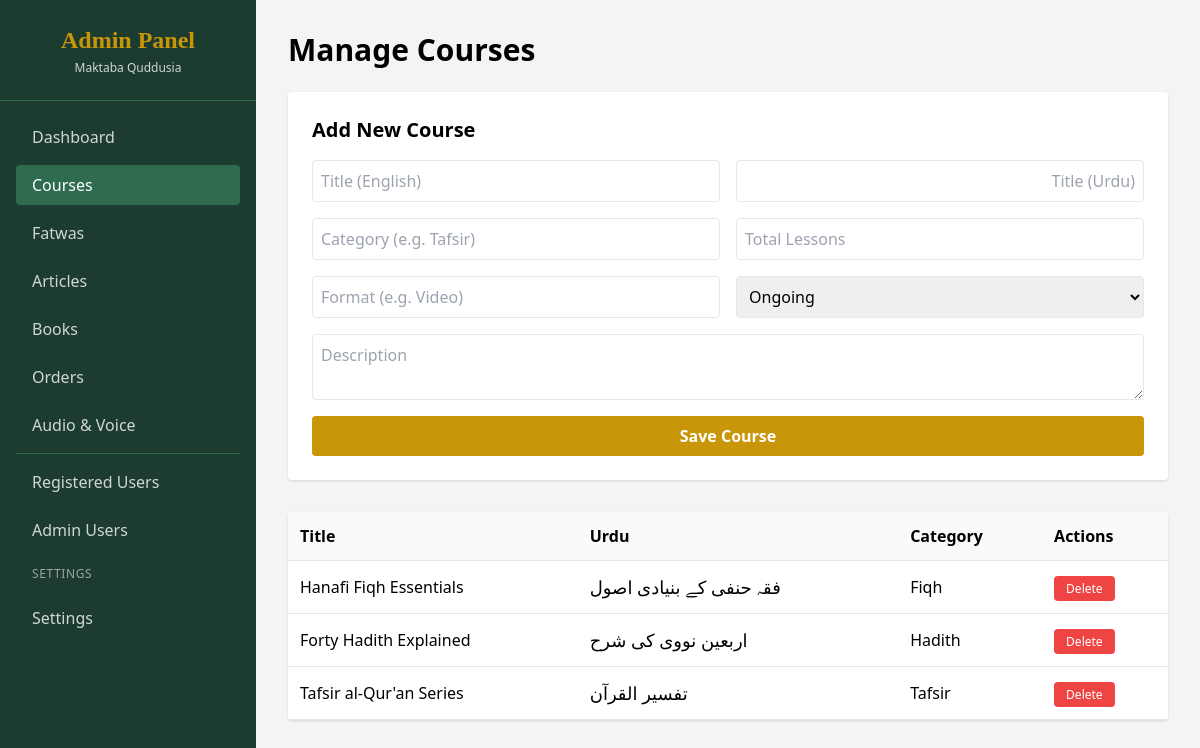
The page /admin/courses.php (signed in) on the database its author committed.
### tables this page shows
CREATE TABLE `courses` (
  `id` int(11) NOT NULL,
  `title_en` varchar(255) NOT NULL,
  `title_ur` varchar(255) NOT NULL,
  `description` text DEFAULT NULL,
  `total_lessons` int(11) DEFAULT 0,
  `category` varchar(100) DEFAULT NULL,
  `format` varchar(50) DEFAULT 'Video',
  `status` varchar(20) DEFAULT 'Ongoing',
  `created_at` timestamp NOT NULL DEFAULT current_timestamp()
);

### admin/courses.php (the view, shortened to what this page needs)
<?php
require_once '../config.php';
$courses = $pdo->query("SELECT * FROM courses ORDER BY id DESC")->fetchAll();
?>
<!DOCTYPE html>
<html lang="en">
<head>
    <script src="https://cdn.tailwindcss.com"></script>
</head>
<body class="bg-gray-100 flex h-screen">
    <aside class="w-64 bg-[#1B3C2E] text-white flex-shrink-0 overflow-y-auto">
        <div class="p-6 border-b border-[#2E6B4F] text-center">
            <h2 class="text-2xl font-serif text-[#C9960A] font-bold">Admin Panel</h2>
            <p class="text-xs text-gray-300 mt-1">Maktaba Quddusia</p>
        </div>
        <nav class="p-4 space-y-2">
            <a href="dashboard.php" class="block py-2 px-4 hover:bg-[#2E6B4F] rounded text-gray-300 transition">Dashboard</a>
            <a href="courses.php" class="block py-2 px-4 bg-[#2E6B4F] rounded text-white font-medium">Courses</a>
            <a href="fatwas.php" class="block py-2 px-4 hover:bg-[#2E6B4F] rounded text-gray-300 transition">Fatwas</a>
            <a href="articles.php" class="block py-2 px-4 hover:bg-[#2E6B4F] rounded text-gray-300 transition">Articles</a>
            <a href="books.php" class="block py-2 px-4 hover:bg-[#2E6B4F] rounded text-gray-300 transition">Books</a>
            <a href="orders.php" class="block py-2 px-4 hover:bg-[#2E6B4F] rounded text-gray-300 transition">Orders</a>
            <a href="audios.php" class="block py-2 px-4 hover:bg-[#2E6B4F] rounded text-gray-300 transition">Audio & Voice</a>
            <hr class="my-2 border-[#2E6B4F]">
            <a href="manage_users.php" class="block py-2 px-4 hover:bg-[#2E6B4F] rounded text-gray-300 transition">Registered Users</a>
            <a href="users.php" class="block py-2 px-4 hover:bg-[#2E6B4F] rounded text-gray-300 transition">Admin Users</a>
            <div class="px-4 py-2 text-xs text-gray-400 uppercase tracking-wider">Settings</div>
            <a href="settings.php" class="block py-2 px-4 hover:bg-green-mid rounded text-gray-300 transition">Settings</a>
        </nav>
    </aside>
    <main class="flex-1 p-8 overflow-y-auto">
        <h1 class="text-3xl font-bold mb-6">Manage Courses</h1>
        <div class="bg-white p-6 rounded shadow mb-8">
            <h2 class="text-xl font-bold mb-4">Add New Course</h2>
            <form method="POST" class="grid grid-cols-2 gap-4">
                <input type="text" name="title_en" placeholder="Title (English)" required class="border p-2 rounded">
                <input type="text" name="title_ur" placeholder="Title (Urdu)" required class="border p-2 rounded" dir="rtl">
                <input type="text" name="category" placeholder="Category (e.g. Tafsir)" required class="border p-2 rounded">
                <input type="number" name="total_lessons" placeholder="Total Lessons" class="border p-2 rounded">
                <input type="text" name="format" placeholder="Format (e.g. Video)" class="border p-2 rounded">
                <select name="status" class="border p-2 rounded">
                    <option>Ongoing</option><option>Completed</option><option>New</option>
                </select>
                <textarea name="description" placeholder="Description" class="border p-2 rounded col-span-2"></textarea>
                <button type="submit" class="bg-[#C9960A] text-white px-4 py-2 rounded font-bold hover:bg-[#E8B840] col-span-2">Save Course</button>
            </form>
        </div>
        <div class="bg-white rounded shadow">
            <table class="w-full text-left border-collapse">
                <thead class="bg-gray-50"><tr class="border-b"><th class="p-3">Title</th><th class="p-3">Urdu</th><th class="p-3">Category</th><th class="p-3">Actions</th></tr></thead>
                <tbody>
                    <?php foreach($courses as $c): ?>
                    <tr class="border-b hover:bg-gray-50">
                        <td class="p-3"><?php echo htmlspecialchars($c['title_en']); ?></td>
                        <td class="p-3 arabic-text text-lg" dir="rtl"><?php echo htmlspecialchars($c['title_ur']); ?></td>
                        <td class="p-3"><?php echo htmlspecialchars($c['category']); ?></td>
                        <td class="p-3"><a href="?delete=<?php echo $c['id']; ?>" class="bg-red-500 hover:bg-red-600 text-white px-3 py-1 rounded transition text-xs" onclick="return confirm('Delete?');">Delete</a></td>
                    </tr>
                    <?php endforeach; ?>
                </tbody>
            </table>
        </div>
    </main>
</body>
</html>

### rows shown on the page
courses: title_en "Hanafi Fiqh Essentials", title_ur "فقہ حنفی کے بنیادی اصول", category "Fiqh"
courses: title_en "Forty Hadith Explained", title_ur "اربعین نووی کی شرح", category "Hadith"
courses: title_en "Tafsir al-Qur'an Series", title_ur "تفسیر القرآن", category "Tafsir"
